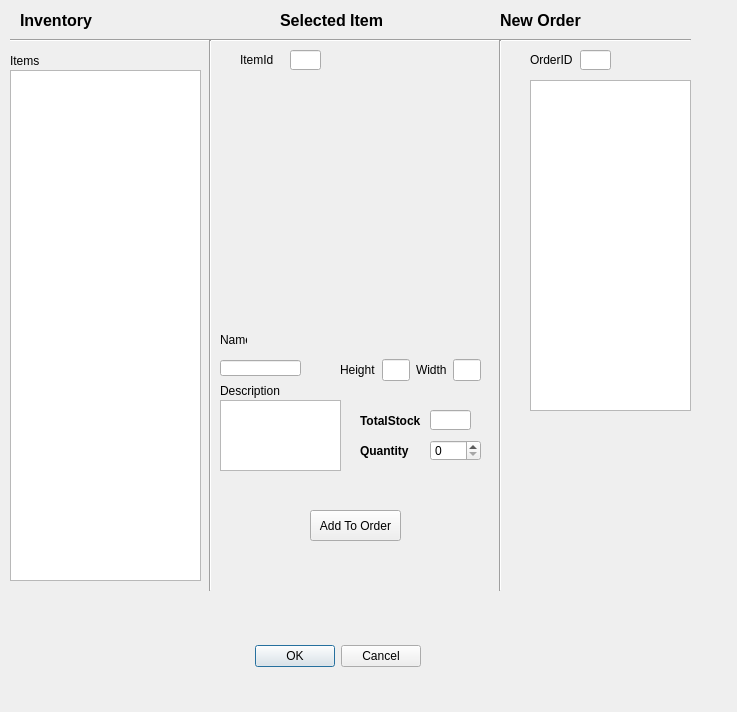
<?xml version="1.0" encoding="UTF-8"?>
<ui version="4.0">
 <class>NewOrderDialog</class>
 <widget class="QDialog" name="NewOrderDialog">
  <property name="geometry">
   <rect>
    <x>0</x>
    <y>0</y>
    <width>737</width>
    <height>712</height>
   </rect>
  </property>
  <property name="windowTitle">
   <string>Dialog</string>
  </property>
  <widget class="QDialogButtonBox" name="buttonBox">
   <property name="geometry">
    <rect>
     <x>240</x>
     <y>640</y>
     <width>181</width>
     <height>32</height>
    </rect>
   </property>
   <property name="orientation">
    <enum>Qt::Horizontal</enum>
   </property>
   <property name="standardButtons">
    <set>QDialogButtonBox::Cancel|QDialogButtonBox::Ok</set>
   </property>
  </widget>
  <widget class="QLabel" name="label">
   <property name="geometry">
    <rect>
     <x>360</x>
     <y>440</y>
     <width>61</width>
     <height>21</height>
    </rect>
   </property>
   <property name="font">
    <font>
     <weight>75</weight>
     <bold>true</bold>
    </font>
   </property>
   <property name="text">
    <string>Quantity</string>
   </property>
  </widget>
  <widget class="QLineEdit" name="lineEditStock">
   <property name="geometry">
    <rect>
     <x>430</x>
     <y>410</y>
     <width>41</width>
     <height>20</height>
    </rect>
   </property>
  </widget>
  <widget class="QLabel" name="imageLabel">
   <property name="geometry">
    <rect>
     <x>240</x>
     <y>70</y>
     <width>221</width>
     <height>241</height>
    </rect>
   </property>
   <property name="text">
    <string/>
   </property>
   <property name="scaledContents">
    <bool>true</bool>
   </property>
   <property name="wordWrap">
    <bool>true</bool>
   </property>
  </widget>
  <widget class="QSpinBox" name="spinBox">
   <property name="geometry">
    <rect>
     <x>430</x>
     <y>440</y>
     <width>51</width>
     <height>21</height>
    </rect>
   </property>
  </widget>
  <widget class="QLabel" name="label_4">
   <property name="geometry">
    <rect>
     <x>530</x>
     <y>50</y>
     <width>51</width>
     <height>20</height>
    </rect>
   </property>
   <property name="text">
    <string>OrderID</string>
   </property>
  </widget>
  <widget class="QLabel" name="label_3">
   <property name="geometry">
    <rect>
     <x>360</x>
     <y>410</y>
     <width>61</width>
     <height>21</height>
    </rect>
   </property>
   <property name="font">
    <font>
     <weight>75</weight>
     <bold>true</bold>
    </font>
   </property>
   <property name="text">
    <string>TotalStock</string>
   </property>
  </widget>
  <widget class="QListWidget" name="listWidgetItems">
   <property name="geometry">
    <rect>
     <x>10</x>
     <y>70</y>
     <width>191</width>
     <height>511</height>
    </rect>
   </property>
  </widget>
  <widget class="QLineEdit" name="lineEditNewOrderId">
   <property name="geometry">
    <rect>
     <x>580</x>
     <y>50</y>
     <width>31</width>
     <height>20</height>
    </rect>
   </property>
  </widget>
  <widget class="QListWidget" name="listWidgetOrders">
   <property name="geometry">
    <rect>
     <x>530</x>
     <y>80</y>
     <width>161</width>
     <height>331</height>
    </rect>
   </property>
  </widget>
  <widget class="QLabel" name="label_6">
   <property name="geometry">
    <rect>
     <x>10</x>
     <y>50</y>
     <width>51</width>
     <height>21</height>
    </rect>
   </property>
   <property name="text">
    <string>Items</string>
   </property>
  </widget>
  <widget class="QPushButton" name="buttonAddToOrder">
   <property name="geometry">
    <rect>
     <x>310</x>
     <y>510</y>
     <width>91</width>
     <height>31</height>
    </rect>
   </property>
   <property name="text">
    <string>Add To Order</string>
   </property>
  </widget>
  <widget class="QTextBrowser" name="textBrowserDescription">
   <property name="geometry">
    <rect>
     <x>220</x>
     <y>400</y>
     <width>121</width>
     <height>71</height>
    </rect>
   </property>
  </widget>
  <widget class="QLabel" name="label_7">
   <property name="geometry">
    <rect>
     <x>220</x>
     <y>380</y>
     <width>81</width>
     <height>21</height>
    </rect>
   </property>
   <property name="text">
    <string>Description</string>
   </property>
  </widget>
  <widget class="QLabel" name="label_10">
   <property name="geometry">
    <rect>
     <x>20</x>
     <y>10</y>
     <width>111</width>
     <height>21</height>
    </rect>
   </property>
   <property name="font">
    <font>
     <pointsize>12</pointsize>
     <weight>75</weight>
     <bold>true</bold>
    </font>
   </property>
   <property name="text">
    <string>Inventory </string>
   </property>
  </widget>
  <widget class="Line" name="line_2">
   <property name="geometry">
    <rect>
     <x>10</x>
     <y>30</y>
     <width>681</width>
     <height>20</height>
    </rect>
   </property>
   <property name="orientation">
    <enum>Qt::Horizontal</enum>
   </property>
  </widget>
  <widget class="Line" name="line">
   <property name="geometry">
    <rect>
     <x>490</x>
     <y>40</y>
     <width>20</width>
     <height>551</height>
    </rect>
   </property>
   <property name="orientation">
    <enum>Qt::Vertical</enum>
   </property>
  </widget>
  <widget class="QLabel" name="label_11">
   <property name="geometry">
    <rect>
     <x>500</x>
     <y>10</y>
     <width>111</width>
     <height>21</height>
    </rect>
   </property>
   <property name="font">
    <font>
     <pointsize>12</pointsize>
     <weight>75</weight>
     <bold>true</bold>
    </font>
   </property>
   <property name="text">
    <string>New Order </string>
   </property>
  </widget>
  <widget class="QWidget" name="gridLayoutWidget">
   <property name="geometry">
    <rect>
     <x>340</x>
     <y>350</y>
     <width>141</width>
     <height>41</height>
    </rect>
   </property>
   <layout class="QGridLayout" name="gridLayout">
    <item row="0" column="2">
     <widget class="QLabel" name="label_9">
      <property name="text">
       <string>Width</string>
      </property>
     </widget>
    </item>
    <item row="0" column="3">
     <widget class="QLineEdit" name="lineEditW"/>
    </item>
    <item row="0" column="1">
     <widget class="QLineEdit" name="lineEditH"/>
    </item>
    <item row="0" column="0">
     <widget class="QLabel" name="label_8">
      <property name="text">
       <string>Height</string>
      </property>
     </widget>
    </item>
   </layout>
  </widget>
  <widget class="Line" name="line_3">
   <property name="geometry">
    <rect>
     <x>200</x>
     <y>40</y>
     <width>20</width>
     <height>551</height>
    </rect>
   </property>
   <property name="orientation">
    <enum>Qt::Vertical</enum>
   </property>
  </widget>
  <widget class="QLabel" name="label_12">
   <property name="geometry">
    <rect>
     <x>280</x>
     <y>10</y>
     <width>151</width>
     <height>21</height>
    </rect>
   </property>
   <property name="font">
    <font>
     <pointsize>12</pointsize>
     <weight>75</weight>
     <bold>true</bold>
    </font>
   </property>
   <property name="text">
    <string>Selected Item</string>
   </property>
  </widget>
  <widget class="QLineEdit" name="lineEditName">
   <property name="geometry">
    <rect>
     <x>220</x>
     <y>360</y>
     <width>81</width>
     <height>16</height>
    </rect>
   </property>
  </widget>
  <widget class="QLabel" name="label_2">
   <property name="geometry">
    <rect>
     <x>220</x>
     <y>330</y>
     <width>27</width>
     <height>20</height>
    </rect>
   </property>
   <property name="text">
    <string>Name</string>
   </property>
  </widget>
  <widget class="QLineEdit" name="lineEditItemId">
   <property name="geometry">
    <rect>
     <x>290</x>
     <y>50</y>
     <width>31</width>
     <height>20</height>
    </rect>
   </property>
  </widget>
  <widget class="QLabel" name="label_5">
   <property name="geometry">
    <rect>
     <x>240</x>
     <y>50</y>
     <width>36</width>
     <height>20</height>
    </rect>
   </property>
   <property name="text">
    <string>ItemId</string>
   </property>
  </widget>
 </widget>
 <resources/>
 <connections>
  <connection>
   <sender>buttonBox</sender>
   <signal>accepted()</signal>
   <receiver>NewOrderDialog</receiver>
   <slot>accept()</slot>
   <hints>
    <hint type="sourcelabel">
     <x>248</x>
     <y>254</y>
    </hint>
    <hint type="destinationlabel">
     <x>157</x>
     <y>274</y>
    </hint>
   </hints>
  </connection>
  <connection>
   <sender>buttonBox</sender>
   <signal>rejected()</signal>
   <receiver>NewOrderDialog</receiver>
   <slot>reject()</slot>
   <hints>
    <hint type="sourcelabel">
     <x>316</x>
     <y>260</y>
    </hint>
    <hint type="destinationlabel">
     <x>286</x>
     <y>274</y>
    </hint>
   </hints>
  </connection>
 </connections>
</ui>
